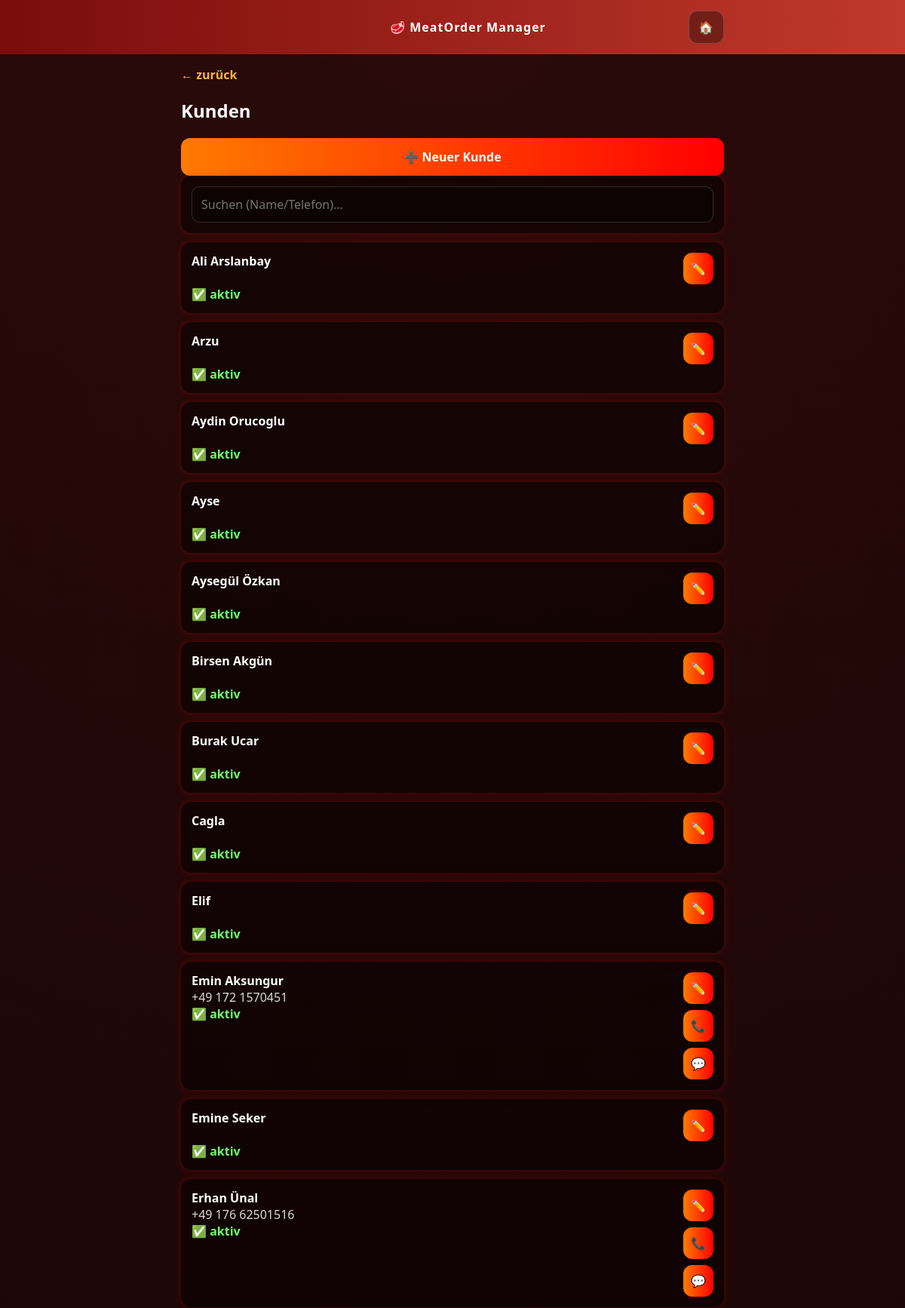
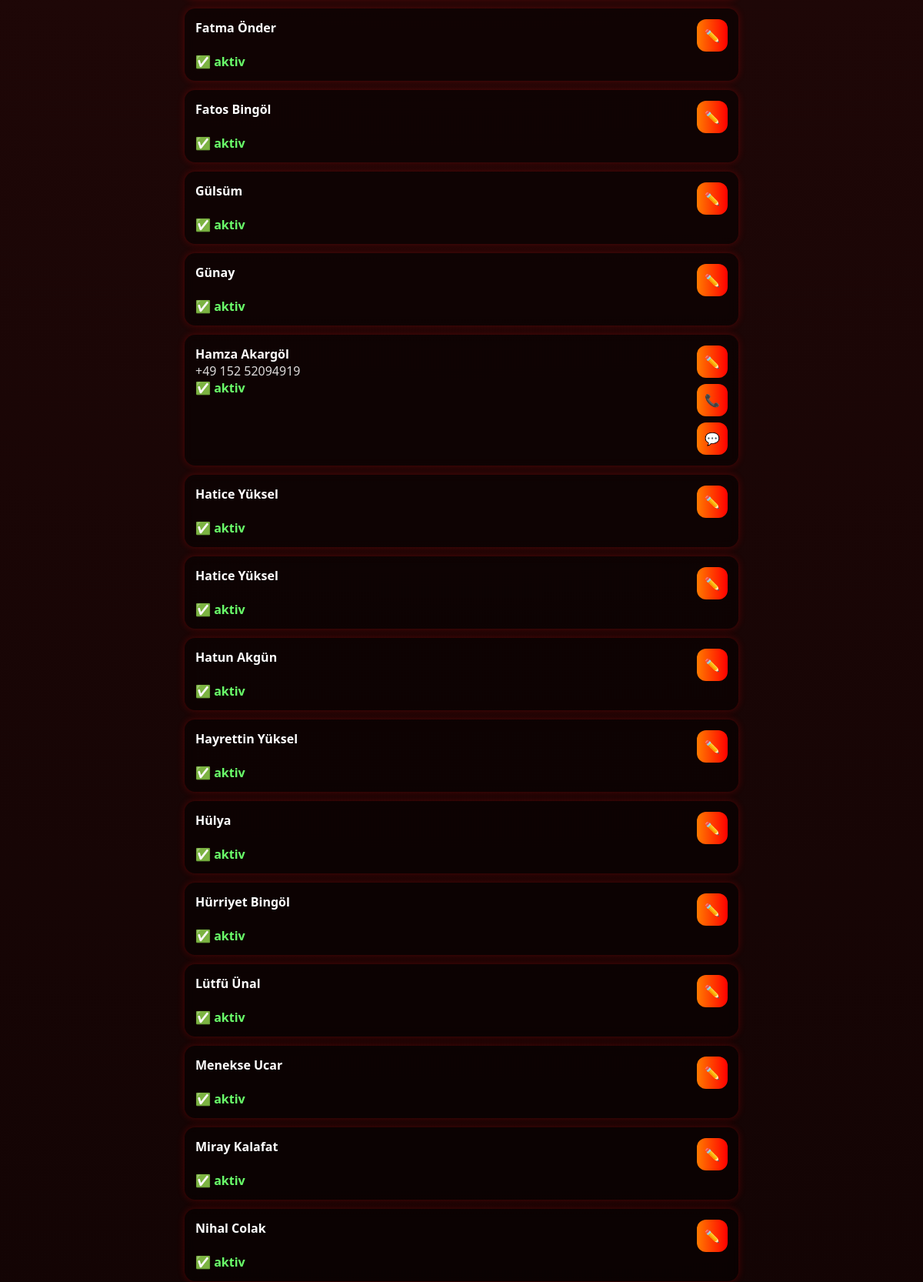
The app's page /kunden/ (signed in, upper part) with its own data (2 pictures, top to bottom).
### core/models.py (models this page shows, shortened)
class Customer(models.Model):
    name = models.CharField(max_length=120)
    phone = models.CharField(max_length=40, blank=True)
    active = models.BooleanField(default=True)
    notes = models.TextField(blank=True)

### core/views.py (the view)
# urls.py: path("kunden/", views.customer_list, name="customer_list"),
@login_required
def customer_list(request):
    q = (request.GET.get("q") or "").strip()
    customers = Customer.objects.all().order_by("name")
    if q:
        customers = customers.filter(Q(name__icontains=q) | Q(phone__icontains=q))
    return render(request, "core/customer_list.html", {"customers": customers, "q": q})

### core/templates/core/customer_list.html (shortened to what this page needs)
{% extends "core/base.html" %}
{% block content %}
<a href="#" data-fallback="{% url 'home' %}"
   onclick="goBack(this.dataset.fallback); return false;">← zurück</a>
<h2>Kunden</h2>
<a class="btn" href="{% url 'customer_create' %}">➕ Neuer Kunde</a>
<div class="card">
  <form method="get">
    <input
      name="q"
      value="{{ q }}"
      placeholder="Suchen (Name/Telefon)…"
      style="width:100%; padding:12px; border-radius:10px;"
    >
  </form>
</div>
{% for c in customers %}
  <div class="card">
    <div style="display:flex; justify-content:space-between; align-items:flex-start; gap:12px;">
      <div>
        <strong>{{ c.name }}</strong><br>
        <span style="opacity:.85;">{{ c.phone }}</span><br>
        {% if c.active %}
          <span style="color:#6aff6a; font-weight:700;">✅ aktiv</span>
        {% else %}
          <span style="color:#ff6a6a; font-weight:700;">⛔ inaktiv</span>
        {% endif %}
      </div>
      <div style="display:flex; flex-direction:column; gap:8px;">
        <a class="btn" style="padding:10px; margin-top:0;" href="{% url 'customer_edit' c.id %}">✏️</a>
        {% if c.phone %}
          <a class="btn" style="padding:10px; margin-top:0;" href="tel:{{ c.phone }}">📞</a>
          <a class="btn" style="padding:10px; margin-top:0;" href="https://wa.me/{{ c.phone|cut:' '|cut:'+'|cut:'-'|cut:'('|cut:')' }}">💬</a>
        {% endif %}
      </div>
    </div>
  </div>
{% empty %}
  <div class="card">Noch keine Kunden.</div>
{% endfor %}
{% endblock %}

### core/templates/core/base.html (style rules this page uses)
body { margin:0;font-family:system-ui,sans-serif;background:radial-gradient(circle at top,#2a0a0a,#0b0202);color:#fff }
a { color:#ffb347;text-decoration:none;font-weight:700 }
.card { background:rgba(0,0,0,.45); border-radius:14px; padding:14px; margin-bottom:12px; box-shadow:0 0 10px rgba(255,0,0,.25); backdrop-filter: blur(6px); }
.btn { display:block; text-align:center; padding:14px; border-radius:12px; margin-top:10px; font-weight:700; background:linear-gradient(90deg,#ff7b00,#ff0000); color:#fff; border:none; cursor:pointer; }
input, select, textarea, button { font: inherit; box-sizing: border-box; }
input, select, textarea { width: 100%; padding: 14px; border-radius: 12px; border: 1px solid rgba(255,255,255,.15); background: rgba(0,0,0,.35); color: #fff; outline: none; -webkit-appearance: none; appearance: none; font-size: 16px; }

### records on screen
Customer: name "Ali Arslanbay", active "✅ aktiv"
Customer: name "Arzu", active "✅ aktiv"
Customer: name "Aydin Orucoglu", active "✅ aktiv"
Customer: name "Ayse", active "✅ aktiv"
Customer: name "Aysegül Özkan", active "✅ aktiv"
Customer: name "Birsen Akgün", active "✅ aktiv"
Customer: name "Burak Ucar", active "✅ aktiv"
Customer: name "Cagla", active "✅ aktiv"
Customer: name "Elif", active "✅ aktiv"
Customer: name "Emin Aksungur", phone "+49 172 1570451", active "✅ aktiv"
Customer: name "Emine Seker", active "✅ aktiv"
Customer: name "Erhan Ünal", phone "+49 176 62501516", active "✅ aktiv"
Customer: name "Fatma Önder", active "✅ aktiv"
Customer: name "Fatos Bingöl", active "✅ aktiv"
Customer: name "Gülsüm", active "✅ aktiv"
Customer: name "Günay", active "✅ aktiv"
Customer: name "Hamza Akargöl", phone "+49 152 52094919", active "✅ aktiv"
Customer: name "Hatice Yüksel", active "✅ aktiv"
Customer: name "Hatice Yüksel", active "✅ aktiv"
Customer: name "Hatun Akgün", active "✅ aktiv"
Customer: name "Hayrettin Yüksel", active "✅ aktiv"
Customer: name "Hülya", active "✅ aktiv"
Customer: name "Hürriyet Bingöl", active "✅ aktiv"
Customer: name "Lütfü Ünal", active "✅ aktiv"
Customer: name "Menekse Ucar", active "✅ aktiv"
Customer: name "Miray Kalafat", active "✅ aktiv"
Customer: name "Nihal Colak", active "✅ aktiv"
